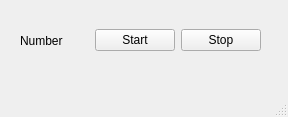
<?xml version="1.0" encoding="UTF-8"?>
<ui version="4.0">
 <class>MainWindow</class>
 <widget class="QMainWindow" name="MainWindow">
  <property name="geometry">
   <rect>
    <x>0</x>
    <y>0</y>
    <width>288</width>
    <height>117</height>
   </rect>
  </property>
  <property name="windowTitle">
   <string>MainWindow</string>
  </property>
  <widget class="QWidget" name="centralwidget">
   <widget class="QWidget" name="">
    <property name="geometry">
     <rect>
      <x>20</x>
      <y>10</y>
      <width>241</width>
      <height>61</height>
     </rect>
    </property>
    <layout class="QHBoxLayout" name="horizontalLayout">
     <item>
      <widget class="QLabel" name="label">
       <property name="text">
        <string>Number</string>
       </property>
      </widget>
     </item>
     <item>
      <spacer name="horizontalSpacer">
       <property name="orientation">
        <enum>Qt::Horizontal</enum>
       </property>
       <property name="sizeHint" stdset="0">
        <size>
         <width>40</width>
         <height>20</height>
        </size>
       </property>
      </spacer>
     </item>
     <item>
      <widget class="QPushButton" name="pushButton">
       <property name="text">
        <string>Start</string>
       </property>
      </widget>
     </item>
     <item>
      <widget class="QPushButton" name="pushButton_2">
       <property name="text">
        <string>Stop</string>
       </property>
      </widget>
     </item>
    </layout>
   </widget>
  </widget>
  <widget class="QMenuBar" name="menubar">
   <property name="geometry">
    <rect>
     <x>0</x>
     <y>0</y>
     <width>288</width>
     <height>17</height>
    </rect>
   </property>
  </widget>
  <widget class="QStatusBar" name="statusbar"/>
 </widget>
 <resources/>
 <connections/>
</ui>
